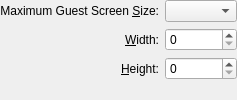
<ui version="4.0">
 <comment>
 VBox frontends: Qt4 GUI ("VirtualBox"):

 Copyright (C) 2012-2013 Oracle Corporation

 This file is part of VirtualBox Open Source Edition (OSE), as
 available from http://www.virtualbox.org. This file is free software;
 you can redistribute it and/or modify it under the terms of the GNU
 General Public License (GPL) as published by the Free Software
 Foundation, in version 2 as it comes in the "COPYING" file of the
 VirtualBox OSE distribution. VirtualBox OSE is distributed in the
 hope that it will be useful, but WITHOUT ANY WARRANTY of any kind.
 </comment>
 <class>UIGlobalSettingsDisplay</class>
 <widget class="QWidget" name="UIGlobalSettingsDisplay">
  <layout class="QGridLayout">
   <property name="margin">
    <number>0</number>
   </property>
   <item row="0" column="0">
    <widget class="QLabel" name="m_pMaxResolutionLabel">
     <property name="text">
      <string>Maximum Guest Screen &amp;Size:</string>
     </property>
     <property name="alignment">
      <set>Qt::AlignRight|Qt::AlignTrailing|Qt::AlignVCenter</set>
     </property>
     <property name="buddy">
      <cstring>m_pMaxResolutionCombo</cstring>
     </property>
    </widget>
   </item>
   <item row="0" column="1">
    <widget class="QComboBox" name="m_pMaxResolutionCombo">
     <property name="sizePolicy">
      <sizepolicy vsizetype="Fixed" hsizetype="MinimumExpanding">
       <horstretch>1</horstretch>
       <verstretch>0</verstretch>
      </sizepolicy>
     </property>
    </widget>
   </item>
   <item row="1" column="0">
    <widget class="QLabel" name="m_pResolutionWidthLabel">
     <property name="text">
      <string>&amp;Width:</string>
     </property>
     <property name="alignment">
      <set>Qt::AlignRight|Qt::AlignTrailing|Qt::AlignVCenter</set>
     </property>
     <property name="buddy">
      <cstring>m_pResolutionWidthSpin</cstring>
     </property>
    </widget>
   </item>
   <item row="1" column="1">
    <widget class="QSpinBox" name="m_pResolutionWidthSpin">
     <property name="sizePolicy">
      <sizepolicy vsizetype="Minimum" hsizetype="MinimumExpanding">
       <horstretch>1</horstretch>
       <verstretch>0</verstretch>
      </sizepolicy>
     </property>
     <property name="whatsThis">
      <string>Specifies the maximum width which we would like the guest to use.</string>
     </property>
    </widget>
   </item>
   <item row="2" column="0">
    <widget class="QLabel" name="m_pResolutionHeightLabel">
     <property name="text">
      <string>&amp;Height:</string>
     </property>
     <property name="alignment">
      <set>Qt::AlignRight|Qt::AlignTrailing|Qt::AlignVCenter</set>
     </property>
     <property name="buddy">
      <cstring>m_pResolutionHeightSpin</cstring>
     </property>
    </widget>
   </item>
   <item row="2" column="1">
    <widget class="QSpinBox" name="m_pResolutionHeightSpin">
     <property name="sizePolicy">
      <sizepolicy vsizetype="Minimum" hsizetype="MinimumExpanding">
       <horstretch>1</horstretch>
       <verstretch>0</verstretch>
      </sizepolicy>
     </property>
     <property name="whatsThis">
      <string>Specifies the maximum height which we would like the guest to use.</string>
     </property>
    </widget>
   </item>
   <item row="3" column="0" colspan="2">
    <spacer>
     <property name="orientation">
      <enum>Qt::Vertical</enum>
     </property>
     <property name="sizeHint">
      <size>
       <width>0</width>
       <height>0</height>
      </size>
     </property>
    </spacer>
   </item>
  </layout>
 </widget>
 <resources/>
 <connections/>
</ui>
